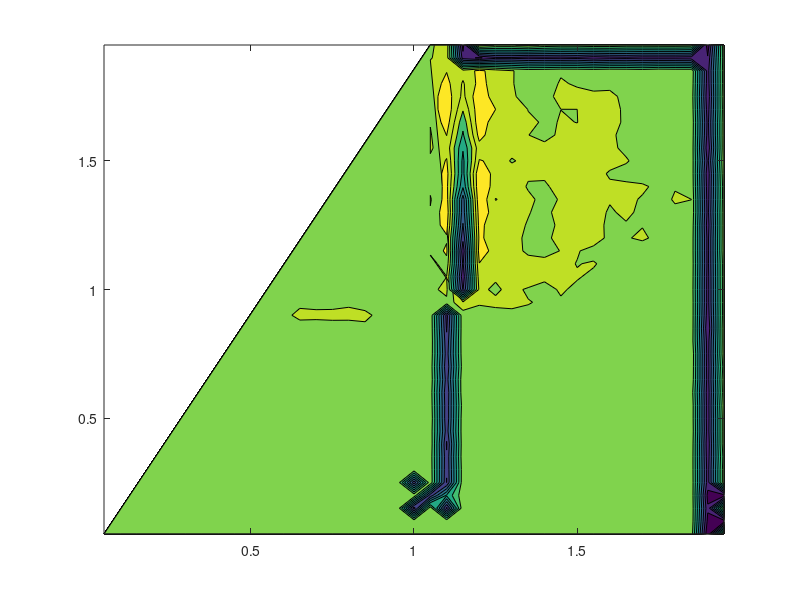

Write the MATLAB code that produced this figure. (Note: this script raises an error after producing the figure.)
clear; clc;
load('roomSimulation-AllTheVariables');

contourf(senXPos,senYPos,h2scores')                  ; % plotting the results, 2D color map
contourcbar                                          ;
title('H_2 Output Feedback Cost') ;
xlabel('X coordinate of sensor')                     ;
ylabel('Y coordinate of sensor')                     ;
set(findall(gcf,'type','text'),'fontSize',16)        ;